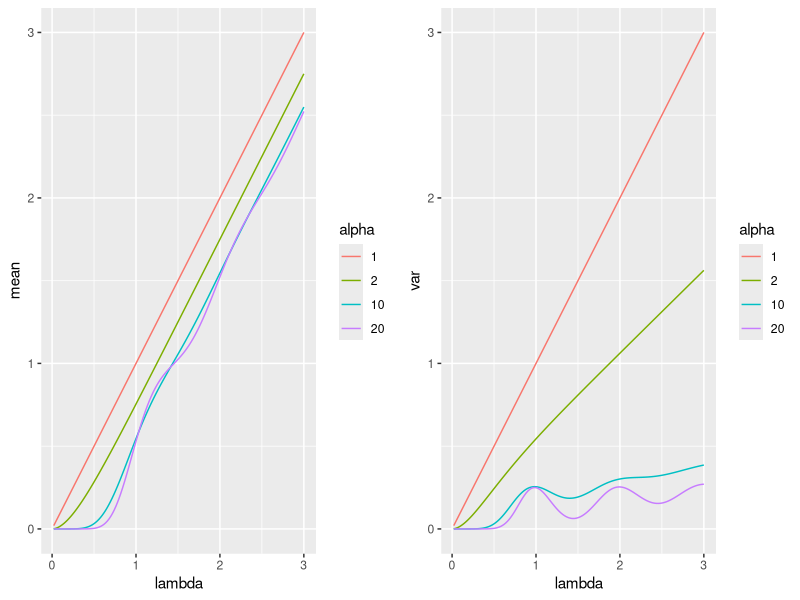

Write R code to recreate this figure. (Note: this script raises an error after producing the figure.)
## ---- chunk 1
knitr::opts_chunk$set(echo = TRUE)

library(foreach)
library(ggplot2)
library(gridExtra)
## ---- chunk 2
# Compute the upper regularized incomplete gamma function with parameter a and
# lower integral bound x
uri.gamma <- function(x, a, log=FALSE) {
  pgamma(x, shape=a, rate=1, lower.tail=FALSE, log.p=log)
}

# Gamma count distribution
# Like poisson, but arrivals are gamma(alpha,alpha).
# Wait time is lambda, like poisson. Arrival times are still mean=1.
# poisson is a special case with alpha=1.

dgc <- function(x, lambda, alpha=1) {
  uri.gamma(lambda*alpha, (x+1)*alpha) - uri.gamma(lambda*alpha, x*alpha)
}

pgc <- function(x, lambda, alpha=1) {
  uri.gamma(lambda*alpha, (x+1)*alpha)
}

rgc <- function(n, lambda, alpha=1) {
  x <- rep(-1, n)
  u <- runif(n)
  i <- 0
  while (any(x < 0)) {
    x[(pgc(i, lambda, alpha) >= u) & (x < 0)] <- i
    i <- i + 1
  }
  x
}
## ---- chunk 3
lambda.vals <- seq(0.02, 3, by=0.02)
alpha.vals <- c(1, 2, 10, 20)
max.x <- 100

# Create data frame of means and variances for each lambda and alpha
meanvar <- foreach(alpha=alpha.vals, .combine="rbind") %do% {
  foreach(lambda=lambda.vals, .combine="rbind") %do% {
    x <- c(0, seq_len(max.x))
    probs <- dgc(x, lambda, alpha)
    data.frame(lambda=lambda, alpha=alpha, 
               mean=sum(probs * x),
               var=sum(probs * x^2) - sum(probs * x)^2)
  }
}
meanvar$alpha <- as.factor(meanvar$alpha)

meanplot <- ggplot(meanvar, aes(x=lambda, y=mean, color=alpha)) + geom_line()
varplot <- ggplot(meanvar, aes(x=lambda, y=var, color=alpha)) + geom_line()
grid.arrange(meanplot, varplot, ncol=2)
## ---- chunk 4
# Distribution of first arrival time of a gamma-count process with random
# observation start time L

dft <- function(x, alpha=1) {
  pgamma(x, shape=alpha, rate=alpha, lower.tail=FALSE)
}

# Generalized gamma-count distribution
# Gamma-count process with the "first arrival time" distribution for the first
# arrival time

# x can be a vector but lambda and alpha must be scalars (length 1)
dgct <- function(x, lambda, alpha) {
  # Integrand is the joint density of first arrival and observed count
  integrand <- function(tau, x, lambda, alpha) {
    if ((tau <= lambda) && (x > 0)) {
      value <- dft(tau, alpha) * dgc(x - 1, lambda - tau, alpha)
    } else if ((tau >= lambda) && (x == 0)) {
      value <- dft(tau, alpha)
    } else {
      # x == 0 but first arrival was before lamda, or x > 0 but first arrival
      # after lambda
      value <- 0
    }
    return(value)
  }
  # For each value of x, integrate to find marginal probability of x
  probs <- rep(0, length(x))
  for (i in 1:length(x)) {
    # What are the possible values of tau based on x? (Performance save: all
    # other values of tau have probability zero)
    if (x[i] == 0) {
      lower <- lambda
      upper <- Inf
    } else {
      lower <- 0
      upper <- lambda
    }
    integ.res <- integrate(f=integrand, lower=lower, upper=upper, 
                           x[i], lambda, alpha)
    probs[i] <- integ.res$value
  }
  probs
}
## ---- chunk 5
lambda.vals <- seq(0.02, 3, by=0.02)
alpha.vals <- c(1, 2, 10, 20)
max.x <- 100

# Create data frame of means and variances for each lambda and alpha
meanvar <- foreach(alpha=alpha.vals, .combine="rbind") %do% {
  foreach(lambda=lambda.vals, .combine="rbind") %do% {
    x <- c(0, seq_len(max.x))
    probs <- dgct(x, lambda, alpha)
    data.frame(lambda=lambda, alpha=alpha, 
               mean=sum(probs * x),
               var=sum(probs * x^2) - sum(probs * x)^2)
  }
}
meanvar$alpha <- as.factor(meanvar$alpha)

meanplot <- ggplot(meanvar, aes(x=lambda, y=mean, color=alpha)) + geom_line()
varplot <- ggplot(meanvar, aes(x=lambda, y=var, color=alpha)) + geom_line()
grid.arrange(meanplot, varplot, ncol=2)
